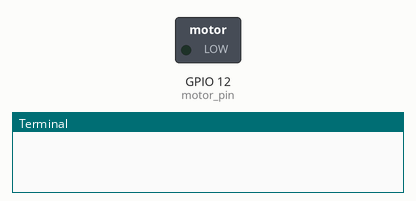
Recording of a program running on a simulated Raspberry Pi (BCM pin numbers). Parts: switched loads named in the program (green lamp = pin HIGH), the last lines printed to the terminal. At 39.0 s the program stops and its outputs stay as they are.

Above: at 0.1 s.
At 19.1 s:
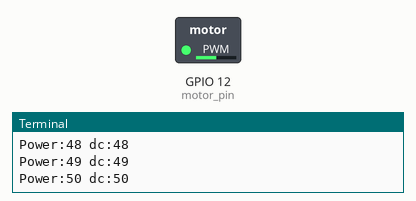
At 28.6 s:
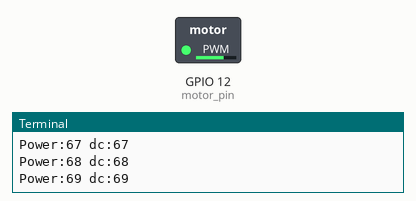
At 38.6 s:
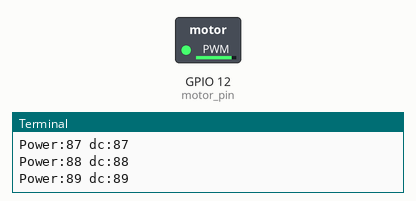
Timing chart, 0 to 40.5 s (numbered marks = the images above):
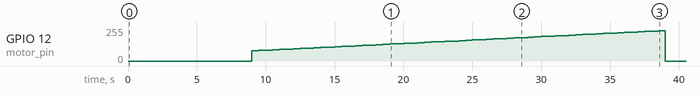

Measured:
- by itself, GPIO 12 (motor_pin): rises from 0/255 to 227/255 in 29.5 s, then falls to 0/255 in 0.50 s

The program:

adjust_throttle.py
```python
import time
import RPi.GPIO as GPIO
import atexit
atexit.register(GPIO.cleanup)
motor_pin=12
GPIO.setmode(GPIO.BCM)
GPIO.setup(motor_pin,GPIO.OUT)

motor = GPIO.PWM(motor_pin,400)

def changePower(power):
    motor.ChangeDutyCycle(power)
    print "Power:"+str(power)+" "+"dc:"+str(power)

motor.start(0)
#changePower(90)

time.sleep(3)

print "High finished!"

#changePower(30)

time.sleep(6)

print "Low finished!"

for power in range(30,90,1):
    changePower(power)
    time.sleep(0.5)
motor.stop()
```
